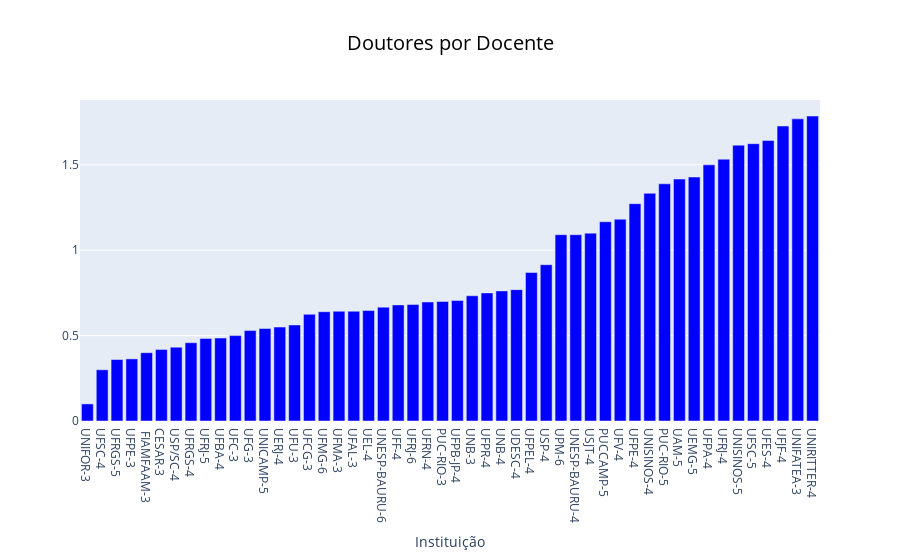

Write notebook code for a chart like this one.
### Code cell
data = [go.Bar(x=[code for code in doutores_docente.keys()],
               y=[value for value in doutores_docente.values()],
               marker={'color': '#0000FF'})]

title = {
    'text': 'Doutores por Docente',
    'x': 0.5,
    'xanchor': 'center',
    'font': {
        'color': '#000000',
        'size': 20
    }
}

layout = go.Layout(title=title,
                   xaxis={'title': 'Instituição'},
                   barmode='stack')
fig = go.Figure(data=data, layout=layout)
py.iplot(fig)

### Figure 1 — Plotly figure (JSON) as saved in the notebook; plotly's stock layout.template omitted (floating-point values rounded to 4 significant figures)
{"data": [{"marker": {"color": "#0000FF"}, "type": "bar", "x": ["UNIFOR-3", "UFSC-4", "UFRGS-5", "UFPE-3", " FIAMFAAM-3", "CESAR-3", "USP/SC-4", "UFRGS-4", "UFRJ-5", "UFBA-4", "UFC-3", "UFG-3", "UNICAMP-5", "UERJ-4", "UFU-3", "UFCG-3", "UFMG-6", "UFMA-3", "UFAL-3", "UEL-4", "UNESP-BAURU-6", "UFF-4", "UFRJ-6", "UFRN-4", "PUC-RIO-3", "UFPB-JP-4", "UNB-3", "UFPR-4", "UNB-4", "UDESC-4", "UFPEL-4", "USP-4", "UPM-6", "UNESP-BAURU-4", "USJT-4", "PUCCAMP-5", "UFV-4", "UFPE-4", "UNISINOS-4", "PUC-RIO-5", "UAM-5", "UEMG-5", "UFPA-4", "UFRJ-4", "UNISINOS-5", "UFSC-5", "UFES-4", "UFJF-4", "UNIFATEA-3", "UNIRITTER-4"], "y": [0.1, 0.3, 0.36, 0.3636, 0.4, 0.4194, 0.4324, 0.4583, 0.4828, 0.4857, 0.5, 0.5294, 0.5417, 0.55, 0.5625, 0.625, 0.64, 0.6429, 0.6429, 0.6471, 0.6667, 0.68, 0.6818, 0.697, 0.7, 0.7059, 0.7333, 0.75, 0.7619, 0.7692, 0.8696, 0.9153, 1.091, 1.091, 1.1, 1.167, 1.182, 1.273, 1.333, 1.389, 1.417, 1.429, 1.5, 1.533, 1.615, 1.624, 1.643, 1.727, 1.769, 1.786]}], "layout": {"barmode": "stack", "title": {"font": {"color": "#000000", "size": 20}, "text": "Doutores por Docente", "x": 0.5, "xanchor": "center"}, "xaxis": {"title": {"text": "Instituição"}}}}
